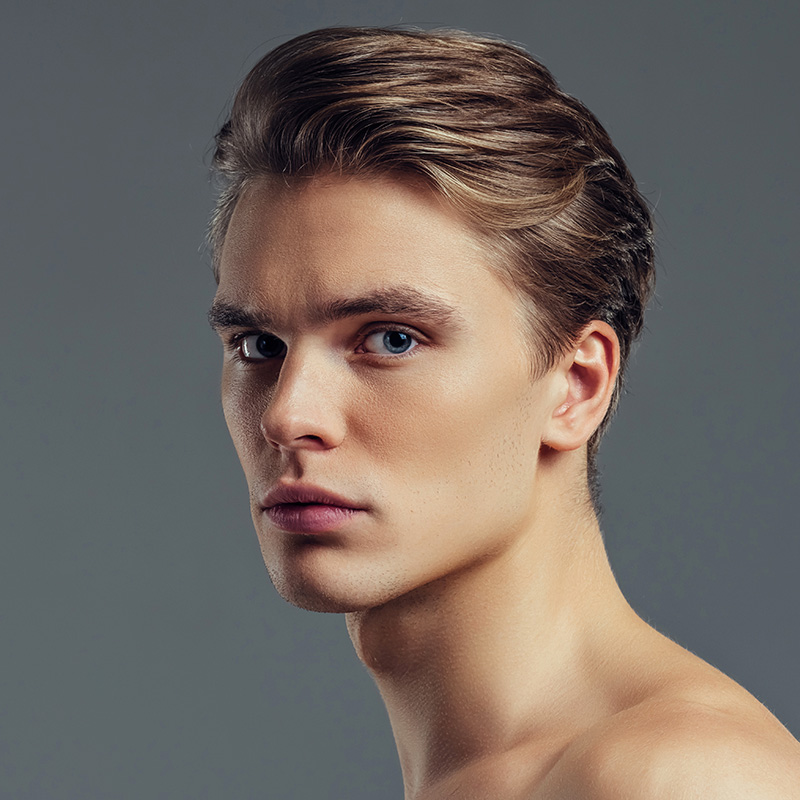
#> input picture quiz1/avc-mpg-face-shaving-tips-stages-sp.jpg, 800 x 800 px, found by its file name
$ jupyter execute quiz2.ipynb
#> lines starting #> are read from the running program, lines starting #| are printed output that depends on the picture; after the words box and inside, x2 and y2 are one past the last pixel; in counts of white or black regions, pixels touching at a corner belong together
[cell 1]
import cv2 as cv
import matplotlib.pyplot as plt
import numpy as np

[cell 2]
img = cv.imread(r"D:\Opencv\quiz1\avc-mpg-face-shaving-tips-stages-sp.jpg", cv.IMREAD_UNCHANGED)
#> img is the input picture: shape (800, 800, 3); mean B, G, R 99, 105.4, 115.3
alpha_channel = np.ones((img.shape[0], img.shape[1]), dtype='uint8') * 255

imga = cv.merge([img, alpha_channel])
cv.imshow("BGRA", imga)
cv.waitKey()
cv.destroyAllWindows()

[cell 3]
b, g, r, a = cv.split(imga)
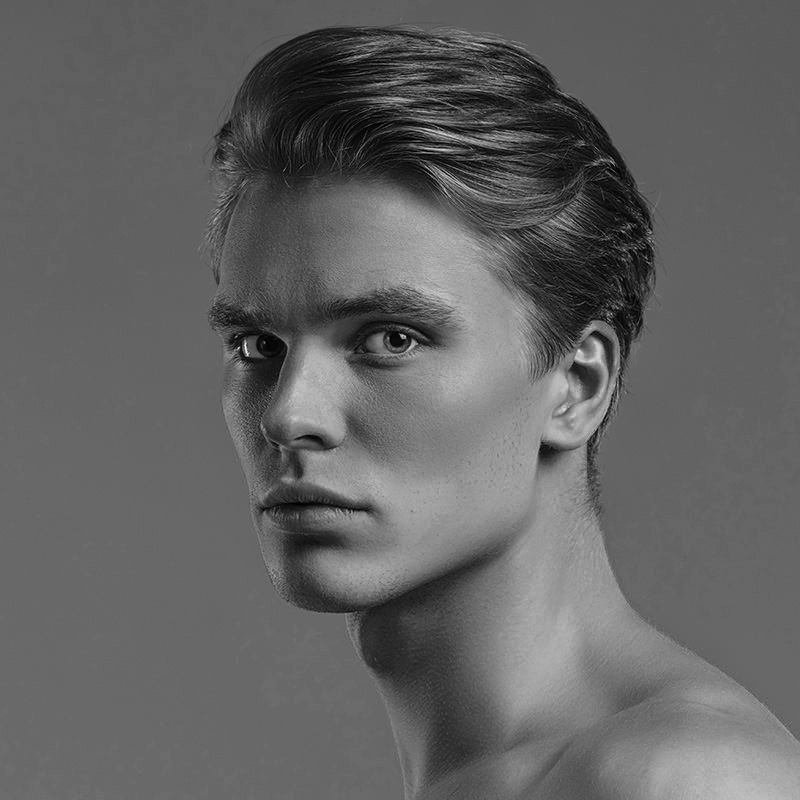
#> b: shape (800, 800); min 0, max 253, mean 99
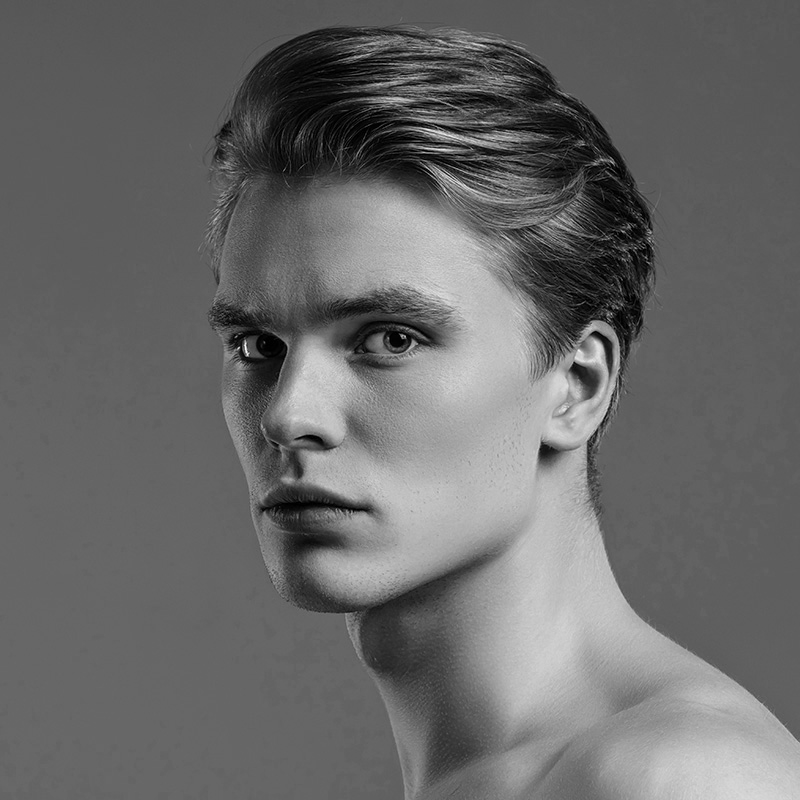
#> g: shape (800, 800); min 0, max 255, mean 105.4
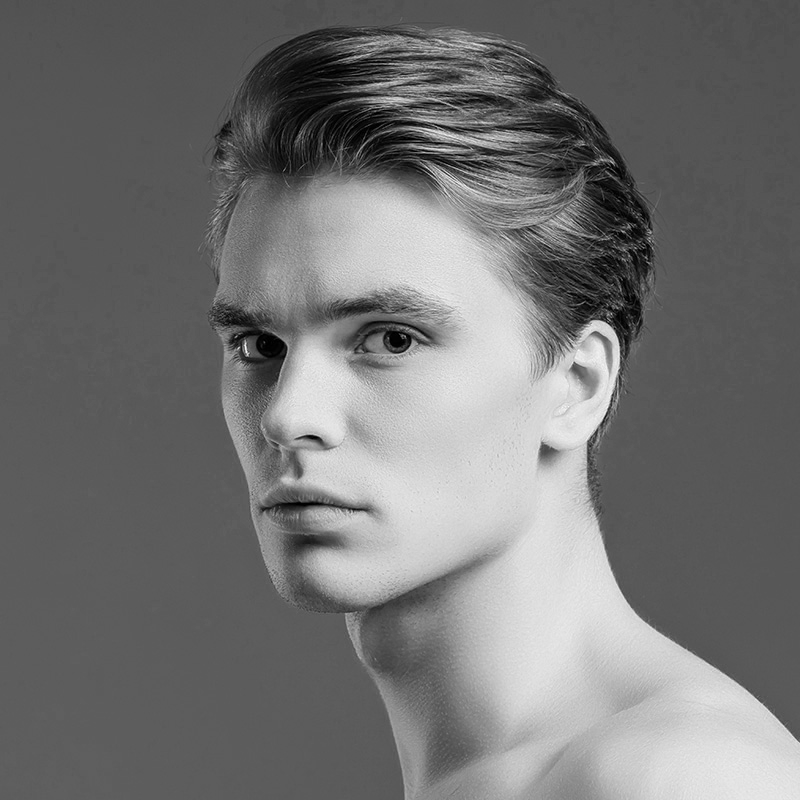
#> r: shape (800, 800); min 0, max 254, mean 115.3
#> a: shape (800, 800); every value is 255
a[0:10, :] = 100
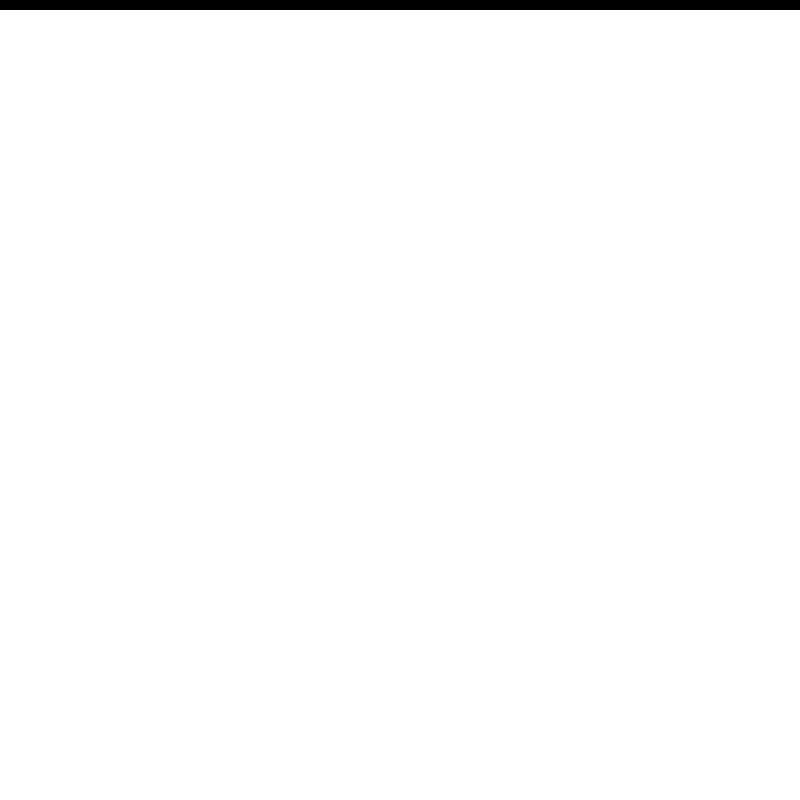
#> a: shape (800, 800); values 100 (black) and 255 (white), 98.8% white; 1 black region, box (x1, y1, x2, y2) and area: (0, 0, 800, 10) 8000
a[:, 0:195] = 100
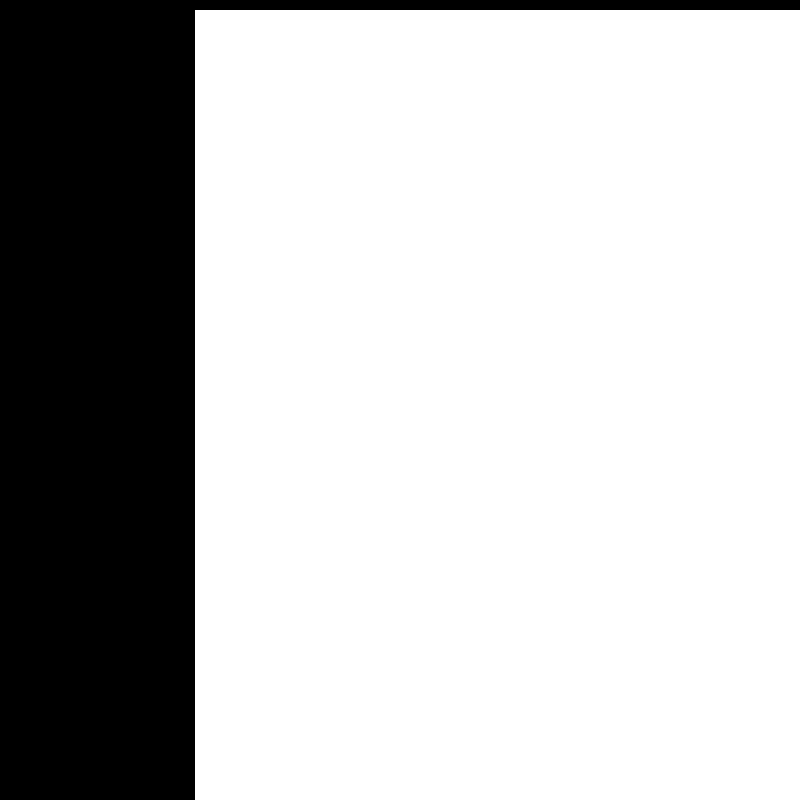
#> a: shape (800, 800); values 100 (black) and 255 (white), 74.7% white; 1 black region, box (x1, y1, x2, y2) and area: (0, 0, 800, 800) 162050
a[650:,:] = 100
a[:,650:] = 100
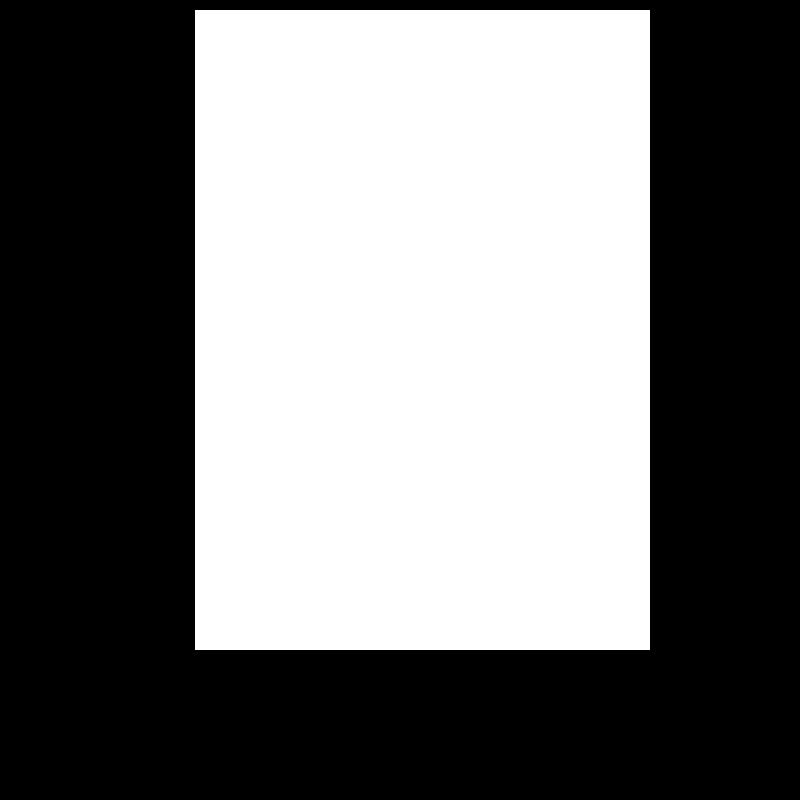
#> a: shape (800, 800); values 100 (black) and 255 (white), 45.5% white; 1 white region, box (x1, y1, x2, y2) and area: (195, 10, 650, 650) 291200
modified_image = cv.merge([b,g,r,a])
cv.imwrite("face_image_modified.png", modified_image)
#> Out = True
